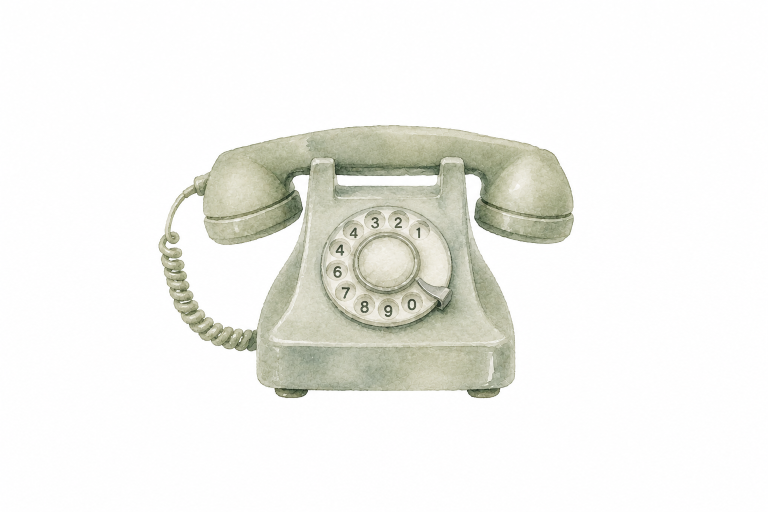
#> input picture design/content-source/contact-telephone-original.png, 1536 x 1024 px, found by its file name (shown at 1/2 size)
$ python telephone-cutout.py
#> lines starting #> are read from the running program, lines starting #| are printed output that depends on the picture; after the words box and inside, x2 and y2 are one past the last pixel; in counts of white or black regions, pixels touching at a corner belong together
"""Telephone (TSM Website Pdf p.7) -> transparent light + deep-sea night PNGs."""
from PIL import Image
import numpy as np
from scipy import ndimage as ndi
a=np.asarray(Image.open('/mnt/user-data/uploads/TheStoenMind/design/content-source/contact-telephone-original.png').convert('RGB')).astype(np.float32)
ink=(255-a.min(axis=2))>12
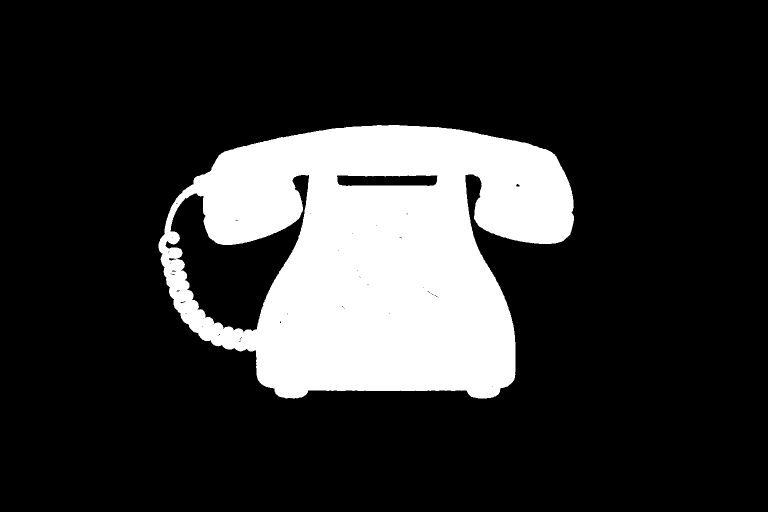
#> ink: shape (1024, 1536) bool (shown at 1/2 size); 19.1% white; 2 white regions (1 under 20 px), largest, box (x1, y1, x2, y2) and area: (317, 250, 1148, 797) 300419
lab,n=ndi.label(~ink); idx=np.arange(1,n+1)
#> after `lab, n = ndi.label(~ink)`:
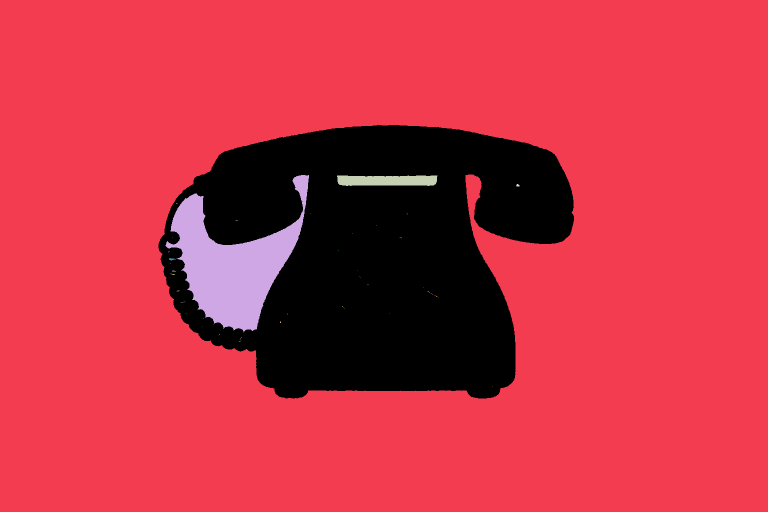
#> lab: shape (1024, 1536) int32 (shown at 1/2 size); 67 distinct labels, from 0 to 66; one colour per label, 0 black
#> after `lab, n = ndi.label(~ink)`: n = 66
#> after `idx = np.arange(1, n + 1)`: idx = 66 values from 1 to 66
sizes=ndi.sum(np.ones_like(lab),lab,idx); means=ndi.mean(a.min(axis=2),lab,idx)
#> after `sizes = ndi.sum(np.ones_like(lab), lab, idx)`: sizes = 66 values, max 1231738 at index 0, min 1 at index 5, mean 19279.5
#> after `means = ndi.mean(a.min(axis=2), lab, idx)`: means = 66 values, max 255 at index 50, min 243 at index 5, mean 247.1
outer=lab[0,0]
#> outer = 1
paper_ids=[i for i,s,m in zip(idx,sizes,means) if i==outer or (m>=249 and s>=8)]
#> paper_ids = [1, 2, 3, 21, 23, 32, 46]
paper=np.isin(lab,paper_ids)
#> paper: shape (1024, 1536) bool; 80.9% white; 2 black regions (1 under 20 px), largest, box (x1, y1, x2, y2) and area: (317, 250, 1148, 797) 300536
shape=~paper
core=ndi.binary_erosion(shape,iterations=3)
#> core: shape (1024, 1536) bool; 18.3% white; 1 white region, box (x1, y1, x2, y2) and area: (320, 253, 1145, 794) 287399
core=ndi.gaussian_filter(core.astype(np.float32),1.6)
c2a=(255-a).max(axis=2)/255
alpha=np.clip(np.maximum(core,c2a),0,1); alpha[alpha<0.02]=0
rgb=np.clip(np.where(alpha[...,None]>0,255-(255-a)/np.maximum(alpha[...,None],1e-6),0),0,255)
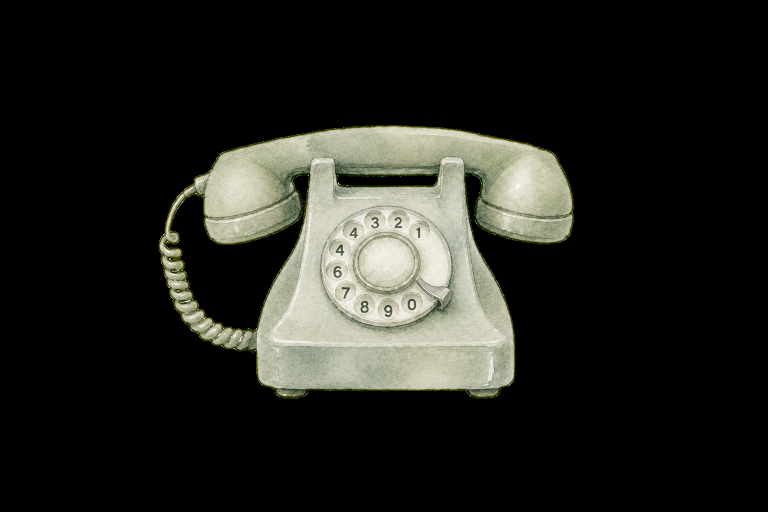
#> rgb: shape (1024, 1536, 3) float32 (shown at 1/2 size); mean R, G, B 34.6, 35, 30.3
out=np.dstack([rgb,alpha*255]).round().astype(np.uint8)
ys,xs=np.where(alpha>0.02); P=12
box=(max(xs.min()-P,0),max(ys.min()-P,0),min(xs.max()+P+1,a.shape[1]),min(ys.max()+P+1,a.shape[0]))
#> box = (305, 237, 1161, 810)
light=Image.fromarray(out,'RGBA').crop(box); light.save('telephone.png',optimize=True)
#> after `light = Image.fromarray(out, 'RGBA').crop(box)`:
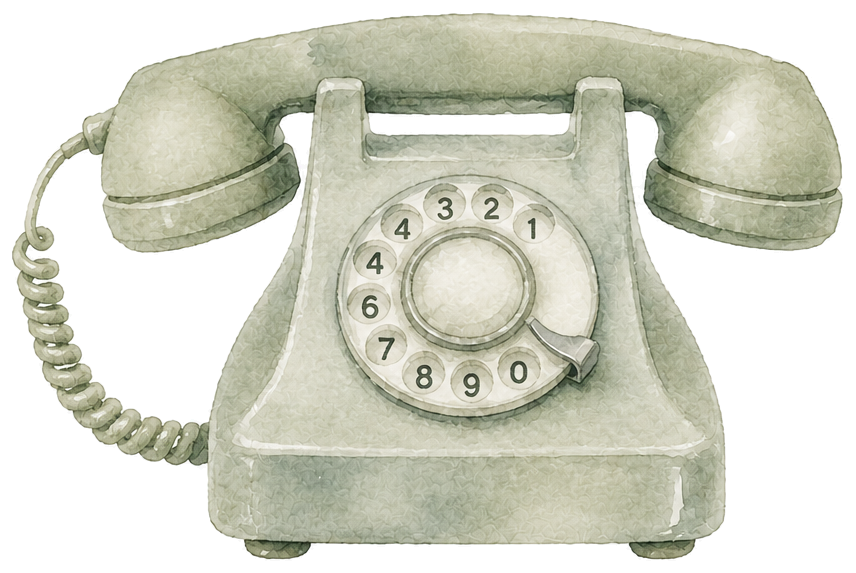
#> light: PIL image 856x573 RGBA; mean R, G, B, A 111, 112.3, 97.1, 150.7; transparent parts drawn white
stops=[(0,(0x04,0x22,0x3A)),(.25,(0x14,0x54,0x7A)),(.5,(0x46,0x82,0xAA)),(.75,(0x96,0xBC,0xD4)),(1,(0xE8,0xF1,0xF7))]
L=np.asarray(light).astype(np.float32)
lum=((0.2126*L[...,0]+0.7152*L[...,1]+0.0722*L[...,2])/255)**1.15
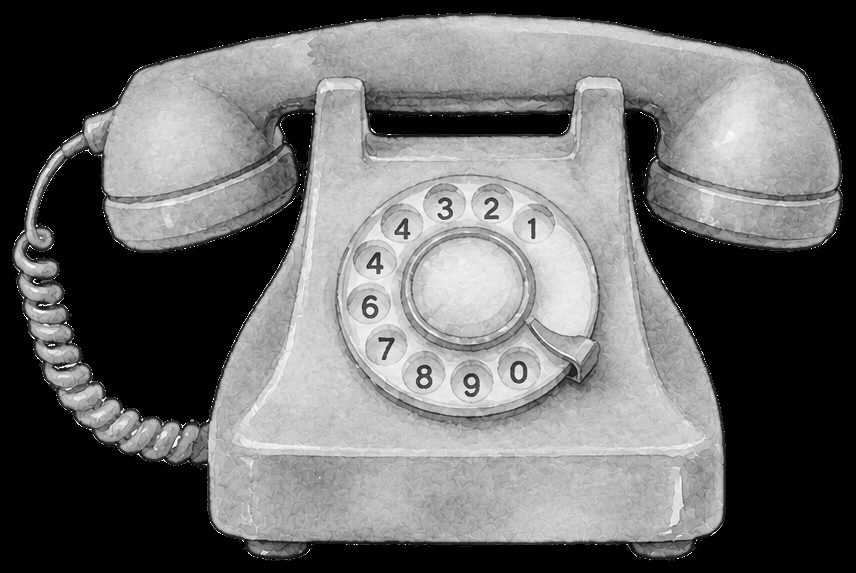
#> lum: shape (573, 856) float32; min 0, max 1, mean 0.415
pos=[s[0] for s in stops]
night=np.dstack([np.interp(lum,pos,[s[1][c] for s in stops]) for c in range(3)]+[L[...,3]]).round().astype(np.uint8)
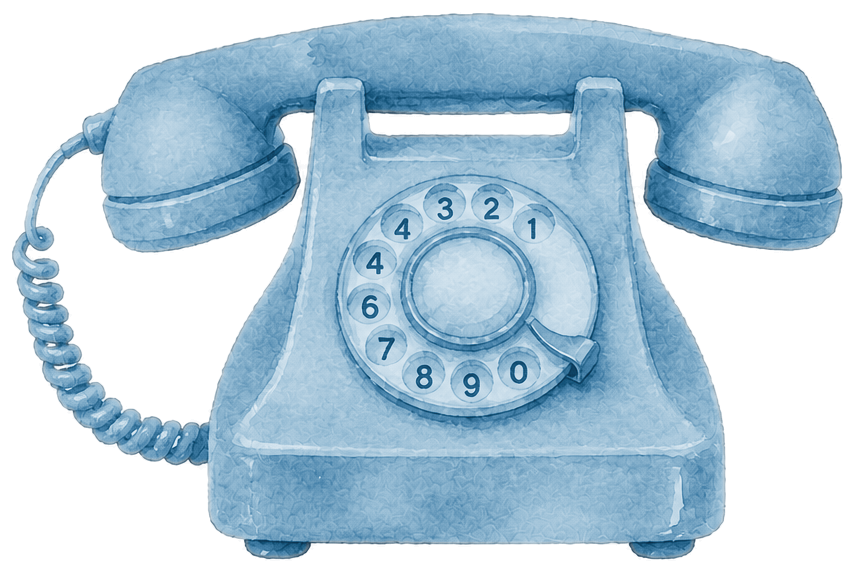
#> night: shape (573, 856, 4); mean R, G, B, A 81, 118.3, 144.1, 150.7; transparent parts drawn white
Image.fromarray(night,'RGBA').save('telephone-night.png',optimize=True)
W,H=light.size; nt=Image.open('telephone-night.png')
#> after `W, H = light.size`: W = 856; H = 573
c=Image.new('RGB',(W*3,H))
#> c: PIL image 2568x573 RGB; every value is 0
for i,(bg,img) in enumerate([((255,255,255),light),((3,68,106),light),((3,68,106),nt)]):
    c.paste(Image.new('RGB',(W,H),bg),(i*W,0)); c.paste(img,(i*W,0),img)
#> this loop made 3 passes
#> bg on passes 1 to 3: (255, 255, 255), (3, 68, 106), (3, 68, 106)
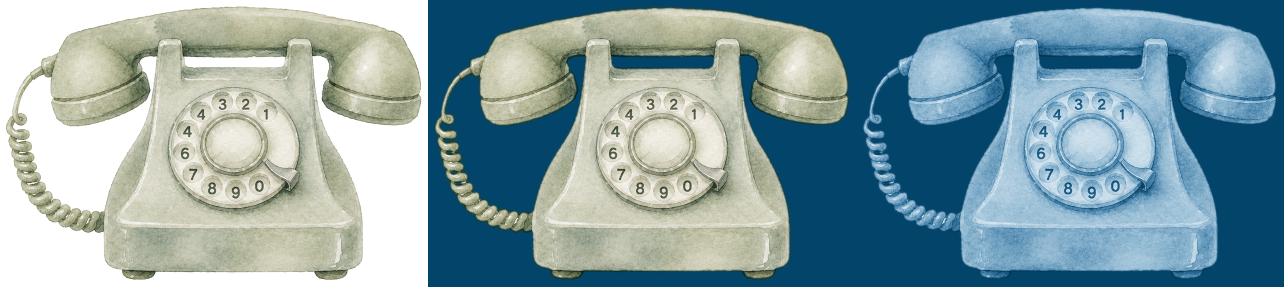
#> c: PIL image 2568x573 RGB (shown at 1/2 size); mean R, G, B 134.1, 160.7, 167.1
c.save('prev.png'); print(light.size,box)
#| (856, 573) (305, 237, 1161, 810)
